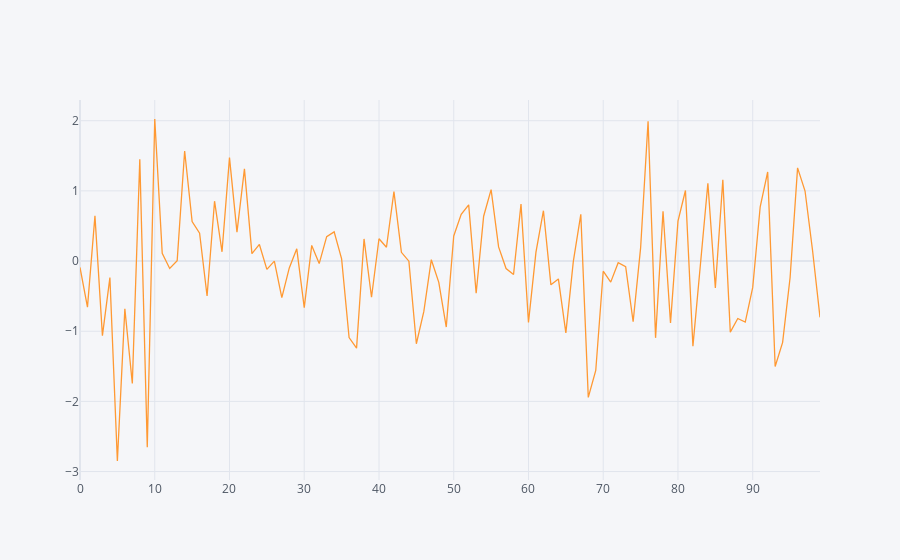

Notebook cell for this chart:
### Code cell
df[["A"]].iplot()

### Figure 1 — Plotly figure (JSON) as saved in the notebook; plotly's stock layout.template omitted (floating-point values rounded to 4 significant figures)
{"data": [{"line": {"color": "rgba(255, 153, 51, 1.0)", "dash": "solid", "shape": "linear", "width": 1.3}, "mode": "lines", "name": "A", "text": "", "type": "scatter", "x": [0, 1, 2, 3, 4, 5, 6, 7, 8, 9, 10, 11, 12, 13, 14, 15, 16, 17, 18, 19, 20, 21, 22, 23, 24, 25, 26, 27, 28, 29, 30, 31, 32, 33, 34, 35, 36, 37, 38, 39, 40, 41, 42, 43, 44, 45, 46, 47, 48, 49, 50, 51, 52, 53, 54, 55, 56, 57, 58, 59, 60, 61, 62, 63, 64, 65, 66, 67, 68, 69, 70, 71, 72, 73, 74, 75, 76, 77, 78, 79, 80, 81, 82, 83, 84, 85, 86, 87, 88, 89, 90, 91, 92, 93, 94, 95, 96, 97, 98, 99], "y": [-0.09017, -0.6565, 0.644, -1.062, -0.2352, -2.85, -0.6818, -1.745, 1.452, -2.652, 2.025, 0.1101, -0.1061, 0.004654, 1.569, 0.5636, 0.3965, -0.4976, 0.8534, 0.1316, 1.474, 0.4132, 1.314, 0.1061, 0.2367, -0.1177, -0.001013, -0.5222, -0.09817, 0.1743, -0.6633, 0.2224, -0.03601, 0.3489, 0.416, 0.03092, -1.091, -1.241, 0.3151, -0.5159, 0.3175, 0.197, 0.9894, 0.1245, -0.001998, -1.179, -0.7177, 0.01924, -0.3033, -0.9407, 0.3573, 0.6665, 0.8009, -0.4582, 0.6388, 1.018, 0.2013, -0.1072, -0.1911, 0.8112, -0.874, 0.1264, 0.7175, -0.339, -0.2543, -1.024, -0.005249, 0.6664, -1.942, -1.559, -0.1446, -0.3001, -0.02312, -0.07969, -0.8654, 0.1873, 1.993, -1.094, 0.7097, -0.8826, 0.5687, 1.005, -1.213, -0.02577, 1.109, -0.384, 1.157, -1.014, -0.8188, -0.8692, -0.3754, 0.7742, 1.27, -1.502, -1.159, -0.2353, 1.328, 0.998, 0.1536, -0.8018]}], "layout": {"legend": {"bgcolor": "#F5F6F9", "font": {"color": "#4D5663"}}, "paper_bgcolor": "#F5F6F9", "plot_bgcolor": "#F5F6F9", "title": {"font": {"color": "#4D5663"}}, "xaxis": {"gridcolor": "#E1E5ED", "showgrid": true, "tickfont": {"color": "#4D5663"}, "title": {"font": {"color": "#4D5663"}, "text": ""}, "zerolinecolor": "#E1E5ED"}, "yaxis": {"gridcolor": "#E1E5ED", "showgrid": true, "tickfont": {"color": "#4D5663"}, "title": {"font": {"color": "#4D5663"}, "text": ""}, "zerolinecolor": "#E1E5ED"}}}
